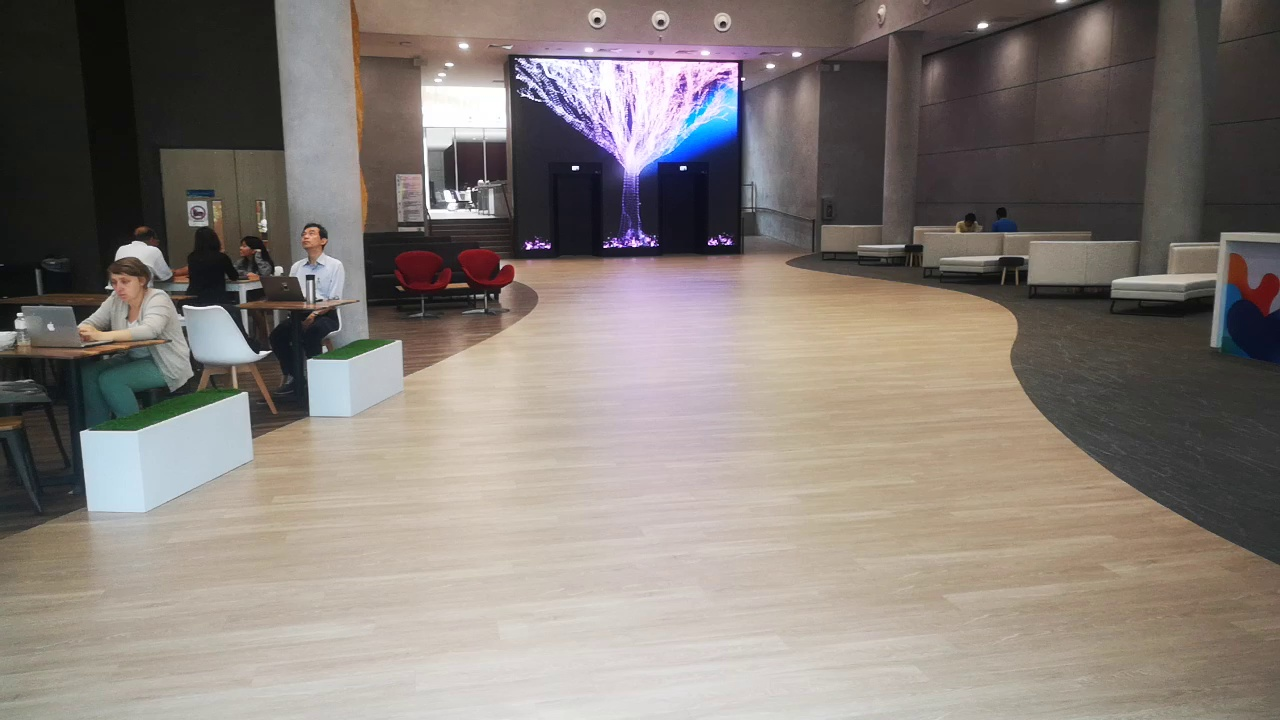
#> input picture data/frame0.jpg, 1280 x 720 px
$ python Image_matching_countor.py   (older library calls are emulated)
#> lines starting #> are read from the running program, lines starting #| are printed output that depends on the picture; after the words box and inside, x2 and y2 are one past the last pixel; in counts of white or black regions, pixels touching at a corner belong together
import cv2
import numpy as np
from skimage import measure
import os
# Let's load a simple image with 3 black squares
image = cv2.imread('data/frame0.jpg')
#> image is the input picture: shape (720, 1280, 3); mean B, G, R 119.4, 125.2, 133.5
cv2.waitKey(0)

# Grayscale
gray = cv2.cvtColor(image, cv2.COLOR_BGR2GRAY)
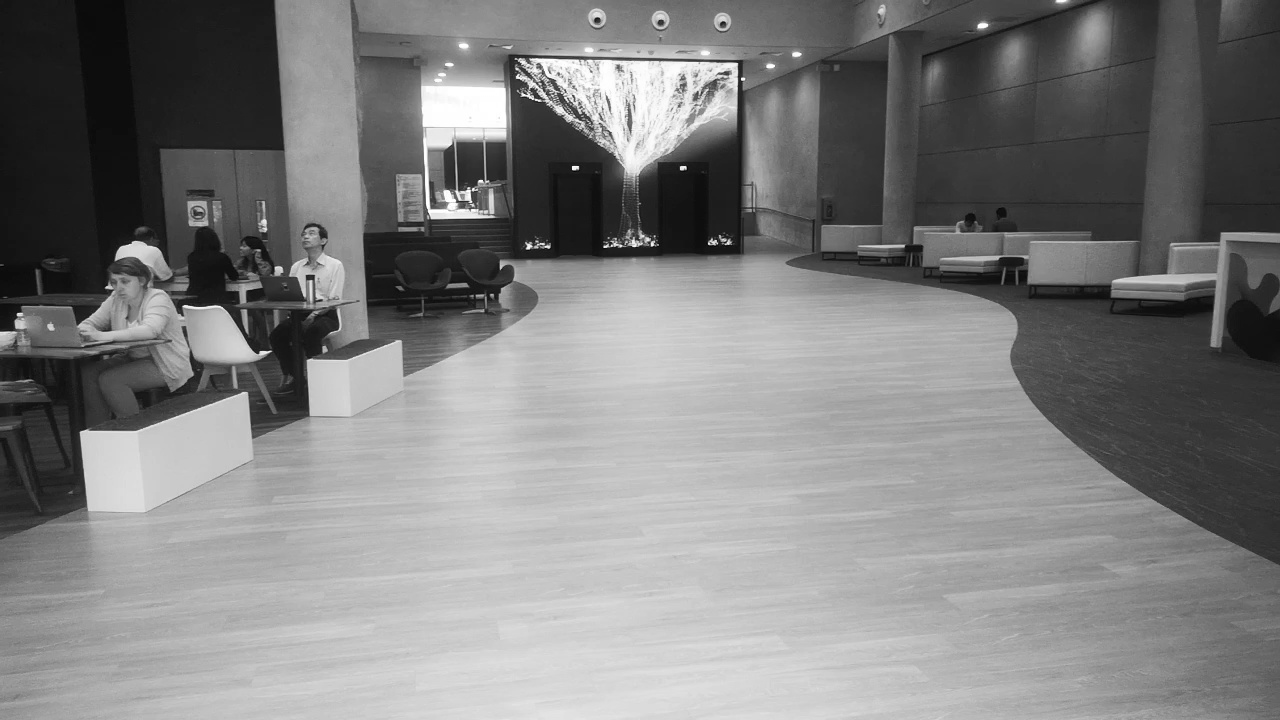
#> gray: shape (720, 1280); min 1, max 255, mean 127

# Find Canny edges
edged = cv2.Canny(gray, 30, 200)
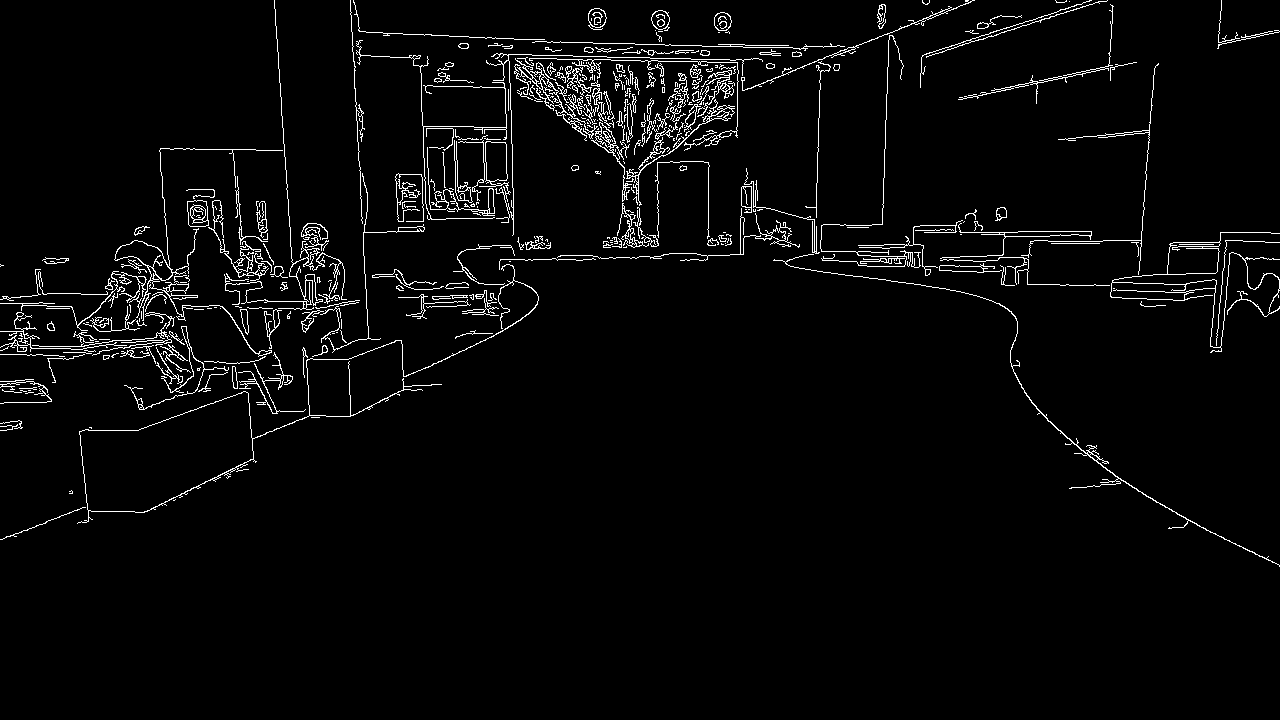
#> edged: shape (720, 1280); 3.3% white in thin lines or dots, all inside (x1, y1, x2, y2) = (0, 0, 1280, 567)
cv2.waitKey(0)

# Finding Contours
# Use a copy of the image e.g. edged.copy()
# since findContours alters the image
contours, hierarchy = cv2.findContours(edged,
    cv2.RETR_EXTERNAL, cv2.CHAIN_APPROX_NONE)
#> contours = 376 contours, 282 with area under 20; largest, box (x1, y1, x2, y2) and area: (77, 264, 539, 524) 13368, (1110, 232, 1280, 353) 2998, (114, 148, 283, 357) 1356, (479, 141, 511, 223) 807, (187, 200, 209, 227) 491

cv2.imshow('Canny Edges After Contouring', edged)
cv2.waitKey(0)

print("Number of Contours found = " + str(len(contours)))
#| Number of Contours found = 376


def mse(imageA, imageB):
	# the 'Mean Squared Error' between the two images is the
	# sum of the squared difference between the two images;
	# NOTE: the two images must have the same dimension
	err = np.sum((imageA.astype("float") - imageB.astype("float")) ** 2)
	err /= float(imageA.shape[0] * imageA.shape[1])

	# return the MSE, the lower the error, the more "similar"
	# the two images are
	return err
def compare_images(imageA, imageB):
	m = mse(imageA, imageB)
	s = measure.compare_ssim(imageA, imageB, multichannel=True)
	return m,s


file_found=[]
count=0
for _, dirnames, filenames in os.walk(r'D:\Indoor_loc\new_img'):
    count = count+1
for _,dirnames1,filenames1 in os.walk(r'D:/Indoor_loc/data'):
    count = count+1
for j in filenames1:
    image = cv2.imread('data/'+j)
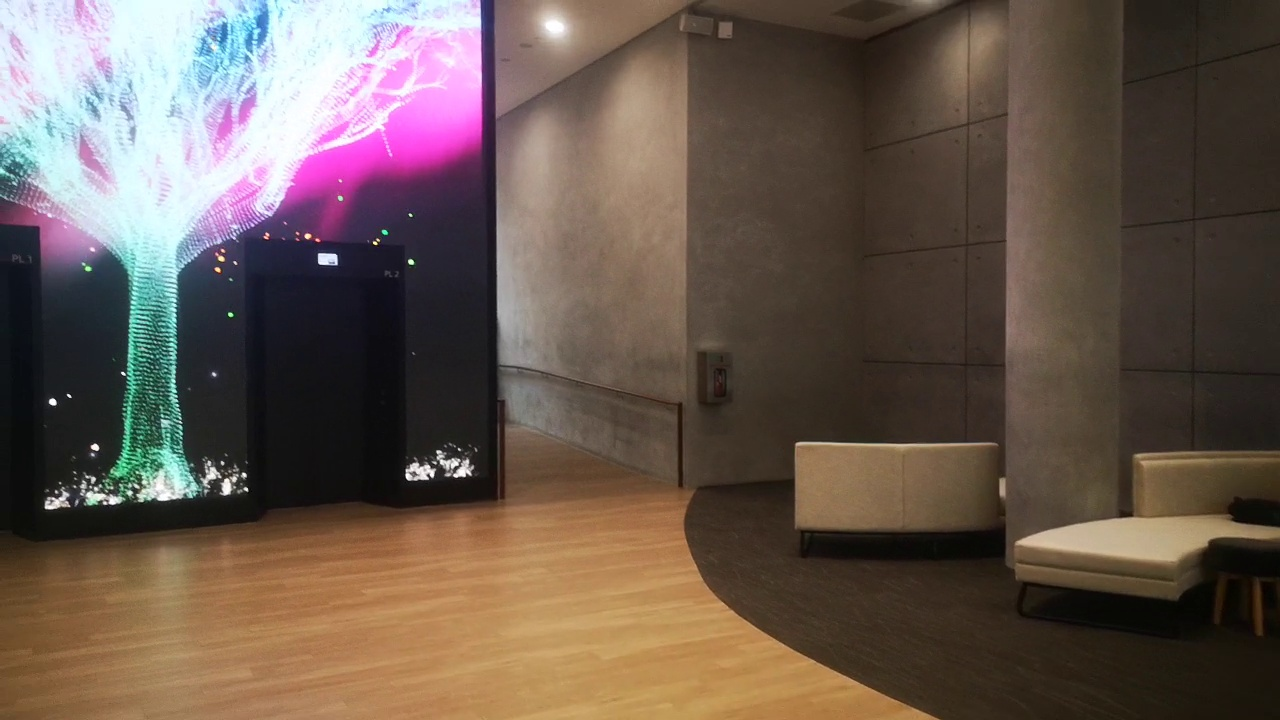
#> input picture data/frame1131.jpg, 1280 x 720 px
#> image is the input picture: shape (720, 1280, 3); mean B, G, R 78.4, 88.2, 103.9
    gray = cv2.cvtColor(image, cv2.COLOR_BGR2GRAY)
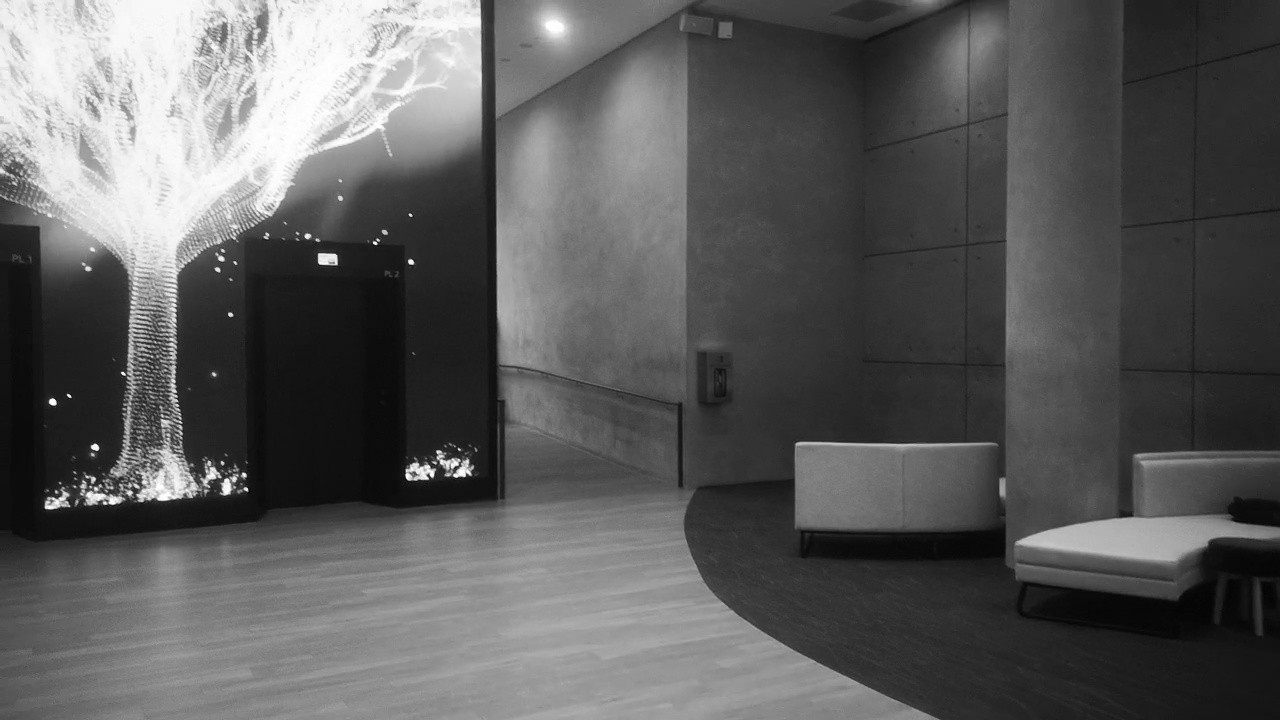
#> gray: shape (720, 1280); min 0, max 255, mean 91.8

# Find Canny edges
    #edged = cv2.Canny(gray, 30, 200)
    mse_list = []
    ssim_list = []
#> (the run stopped early here; a loop or call above may not have finished)
